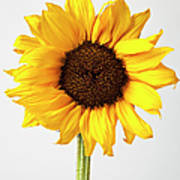
#> input picture Data of Images/sun flower/1-sunflower-garry-gay.jpg, 180 x 180 px, found by its file name; its folder holds 4 pictures in this run
$ jupyter execute --allow-errors Image_Classification.ipynb   (shell and % lines are left out)
#> lines starting #> are read from the running program, lines starting #| are printed output that depends on the picture
#> further down, img_array is the input picture: shape (180, 180, 3); mean R, G, B 215.1, 189.8, 118.6
#> `img_resized = resize(img_array,(250,250,3))`:
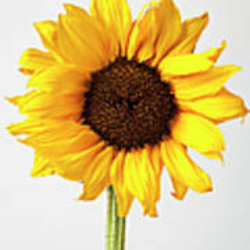
#> img_resized: shape (250, 250, 3) float64; mean R, G, B 0.844, 0.744, 0.465
<a href="https://colab.research.google.com/github/Kalyanreddy3334/Image-Classification/blob/main/Image_Classification.ipynb" target="_parent"></a>

[cell 1]
import os
import matplotlib.pyplot as plt
import numpy as np
from skimage.io import imread
from skimage.transform import resize

target = []
images = []
flat_data = []

datadir = '/content/drive/MyDrive/Machine  Learning /ML/images'
Categories = ['sun flower','pen','shoe']
#> (the rest of this cell did not finish here and is left out)

[cell 2]
flat_data

[cell 3]
target

[cell 4]
unique,count = np.unique(target,return_counts=True)
plt.bar(Categories,count)
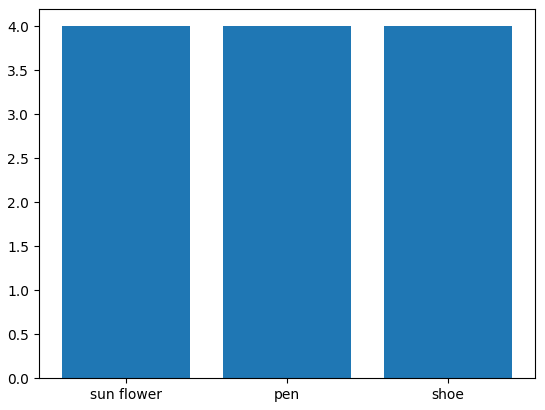
#> figure drawn by matplotlib, 1 panel
